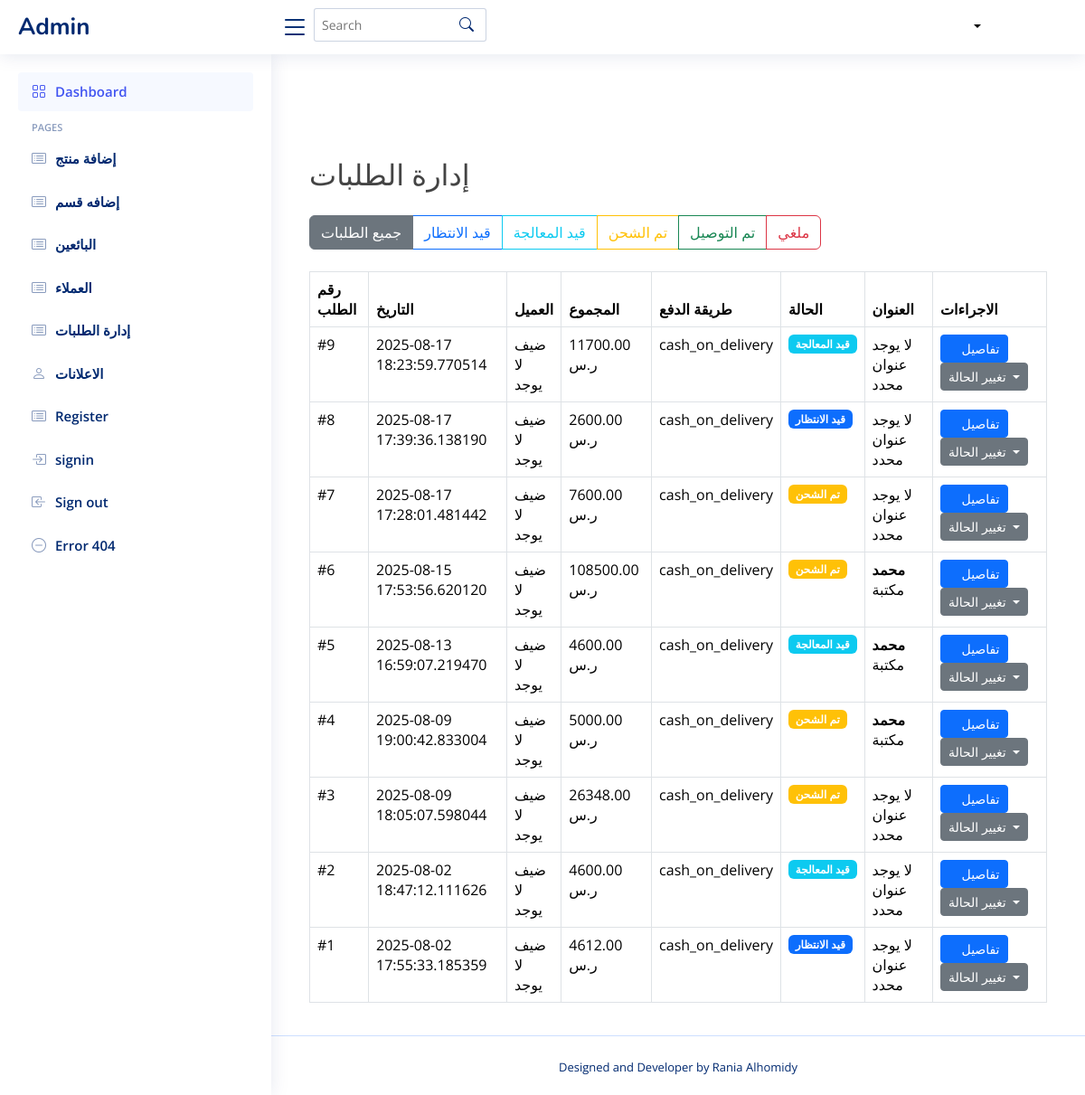
Before: /admin/orders with the older database file.
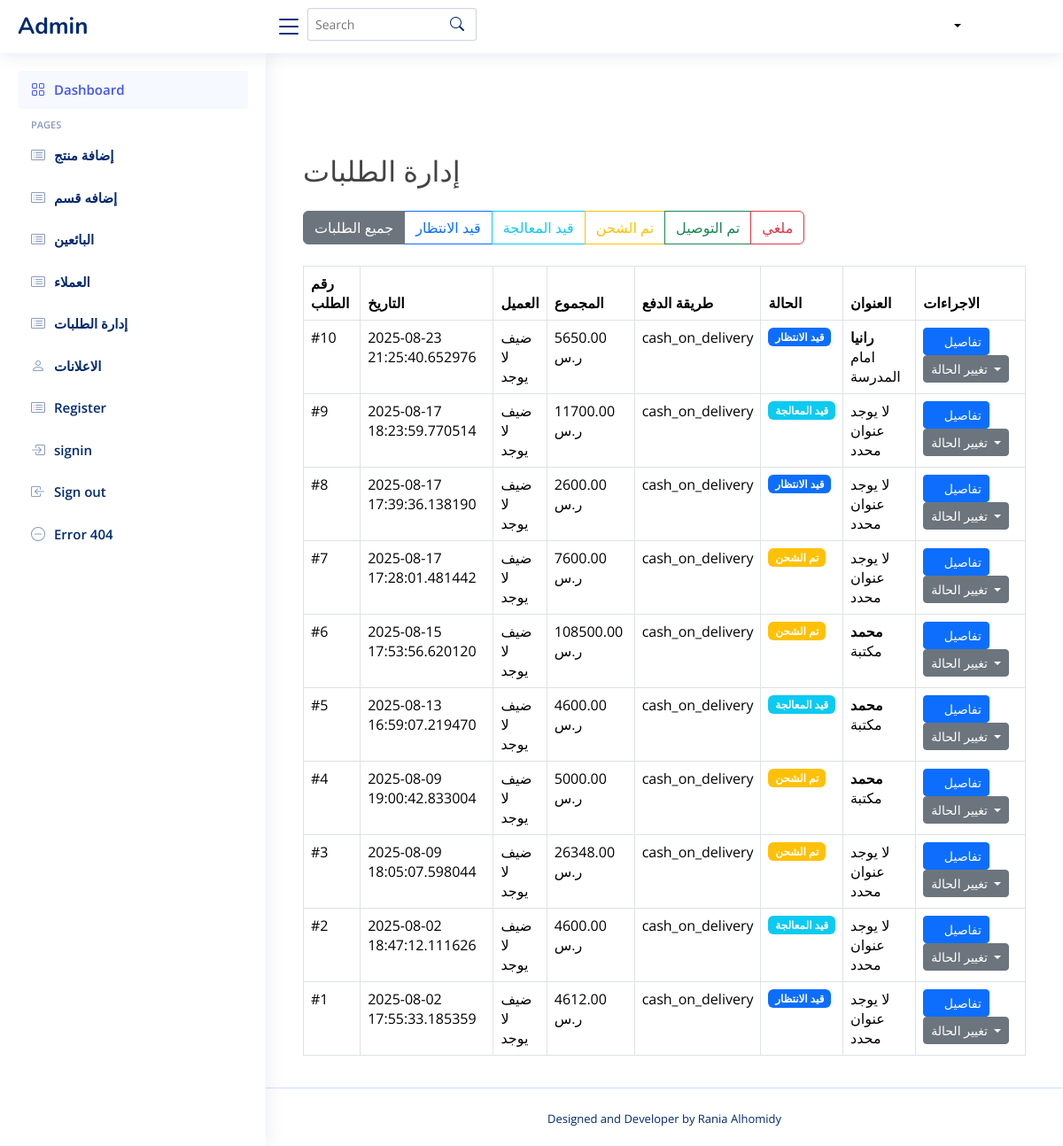
After: the same page with the newer database file.
### tables this page shows
CREATE TABLE orders (
    id INTEGER PRIMARY KEY AUTOINCREMENT,
    user_id INTEGER NOT NULL,
    total_price REAL NOT NULL,
    status TEXT CHECK(status IN ('قيد الانتظار', 'قيد المعالجة', 'تم الشحن', 'تم التوصيل', 'ملغي')) DEFAULT 'قيد الانتظار',
    created_at TIMESTAMP DEFAULT CURRENT_TIMESTAMP,
    updated_at TIMESTAMP DEFAULT CURRENT_TIMESTAMP,
    delivery_address_id INTEGER,
    payment_method TEXT,
    FOREIGN KEY (delivery_address_id) REFERENCES cust_addresses(id) ON DELETE SET NULL
);

CREATE TABLE cust_addresses (
    id INTEGER PRIMARY KEY AUTOINCREMENT,
    user_id INTEGER NOT NULL,
    address_type TEXT,                -- نوع العنوان (مثل: 'المنزل', 'العمل', 'أخرى')
    recipient_name TEXT,              -- اسم المستلم لهذا العنوان
    recipient_phone TEXT NOT NULL,    -- رقم هاتف المستلم (مطلوب)
    city TEXT NOT NULL,               -- المدينة (مطلوب)
    region TEXT,                      -- المنطقة أو الحي
    full_address_description TEXT NOT NULL, -- الوصف التفصيلي للعنوان (مطلوب)
    latitude REAL,                    -- إحداثيات خط العرض (اختياري، للخرائط)
    longitude REAL,                   -- إحداثيات خط الطول (اختياري، للخرائط)
    is_default INTEGER DEFAULT 0,     -- 1 إذا كان العنوان افتراضيًا، 0 خلاف ذلك
    created_at TIMESTAMP DEFAULT CURRENT_TIMESTAMP, -- وقت إنشاء السجل
    updated_at TIMESTAMP DEFAULT CURRENT_TIMESTAMP, -- وقت آخر تحديث للسجل

    FOREIGN KEY (user_id) REFERENCES users(id) ON DELETE CASCADE
    -- هذا السطر يفترض وجود جدول 'users' وأن عمود المعرف فيه اسمه 'id'.
    -- ON DELETE CASCADE يعني إذا تم حذف المستخدم، تُحذف جميع عناوينه تلقائياً.
);

### order_routes.py (the view)
@order_bp.route('/admin/orders')
def admin_orders():
    status_filter = request.args.get('status', 'all')
    conn = get_db_connection()
    orders = []
    try:
        query = '''
            SELECT
                o.id AS order_id,
                o.total_price,
                o.status,
                o.created_at,
                o.payment_method,
                u.name AS username,  -- جلب اسم المستخدم
                u.num AS phone_number,  -- جلب رقم الهاتف
                ca.recipient_name AS recipient_name,
                ca.full_address_description AS full_address_description
            FROM orders o
            LEFT JOIN users u ON o.user_id = u.id
            LEFT JOIN cust_addresses ca ON o.delivery_address_id = ca.id
        '''
        params = []
        if status_filter != 'all':
            query += " WHERE o.status = ?"
            params.append(status_filter)
        query += " ORDER BY o.created_at DESC"
        orders = conn.execute(query, tuple(params)).fetchall()
    except sqlite3.Error as e:
        print(f"Database error in admin_orders: {e}")
        flash("حدث خطأ في قاعدة البيانات أثناء جلب الطلبات.", "danger")
    finally:
        conn.close()
    return render_template('admin/admin_orders.html', orders=orders, current_status=status_filter)

### templates/admin/admin_orders.html (shortened to what this page needs)
{% include 'admin/header.html' %}
<main id="main" class="main">
    <div class="container mt-4">
        <h2 class="mb-4">إدارة الطلبات</h2>
        <div class="mb-4">
            <div class="btn-group" role="group">
                <a href="{{ url_for('order.admin_orders', status='all') }}"
                    class="btn btn-outline-secondary {% if current_status == 'all' %}active{% endif %}">
                    جميع الطلبات
                </a>
                <a href="{{ url_for('order.admin_orders', status='قيد الانتظار') }}"
                    class="btn btn-outline-primary {% if current_status == 'قيد الانتظار' %}active{% endif %}">
                    قيد الانتظار
                </a>
                <a href="{{ url_for('order.admin_orders', status='قيد المعالجة') }}"
                    class="btn btn-outline-info {% if current_status == 'قيد المعالجة' %}active{% endif %}">
                    قيد المعالجة
                </a>
                <a href="{{ url_for('order.admin_orders', status='تم الشحن') }}"
                    class="btn btn-outline-warning {% if current_status == 'تم الشحن' %}active{% endif %}">
                    تم الشحن
                </a>
                <a href="{{ url_for('order.admin_orders', status='تم التوصيل') }}"
                    class="btn btn-outline-success {% if current_status == 'تم التوصيل' %}active{% endif %}">
                    تم التوصيل
                </a>
                <a href="{{ url_for('order.admin_orders', status='ملغي') }}"
                    class="btn btn-outline-danger {% if current_status == 'ملغي' %}active{% endif %}">
                    ملغي
                </a>
            </div>
        </div>
        <div class="table-responsive">
            <table class="table table-bordered table-hover">
                <thead class="thead-dark">
                    <tr>
                        <th>رقم الطلب</th>
                        <th>التاريخ</th>
                        <th>العميل</th>
                        <th>المجموع</th>
                        <th>طريقة الدفع</th>
                        <th>الحالة</th>
                        <th>العنوان</th>
                        <th>الاجراءات</th>
                    </tr>
                </thead>
                <tbody>
                    {% for order in orders %}
                    <tr>
                        <td>#{{ order.order_id }}</td>
                        <td>{{ order.created_at }}</td>
                        <td>
                            {% if order.username %}{{ order.username }}{% else %}ضيف{% endif %}<br>
                            {% if order.phone_number %}{{ order.phone_number }}{% else %}لا يوجد{% endif %}
                        </td>
                        <td>{{ "%.2f"|format(order.total_price) }} ر.س</td>
                        <td>{{ order.payment_method }}</td>
                        <td>
                            <span class="badge
                                {% if order.status == 'تم التوصيل' %}bg-success
                                {% elif order.status == 'ملغي' %}bg-danger
                                {% elif order.status == 'تم الشحن' %}bg-warning
                                {% elif order.status == 'قيد المعالجة' %}bg-info
                                {% else %}bg-primary{% endif %}">
                                {{ order.status }}
                            </span>
                        </td>
                        <td>
                            {% if order.recipient_name %}
                                <strong>{{ order.recipient_name }}</strong><br>
                                {{ order.full_address_description }}
                            {% else %}
                                لا يوجد عنوان محدد
                            {% endif %}
                        </td>
                        <td>
                            <a href="{{ url_for('order.admin_order_details', order_id=order.order_id) }}"
                                class="btn btn-sm btn-primary">
                                <i class="fas fa-eye"></i> تفاصيل
                            </a>
                            <div class="dropdown d-inline-block">
                                <button class="btn btn-sm btn-secondary dropdown-toggle" type="button"
                                    data-bs-toggle="dropdown">
                                    تغيير الحالة
                                </button>
                            </div>
                        </td>
                    </tr>
                    {% endfor %}
                </tbody>
            </table>
        </div>
    </div>
</main>
{% include 'admin/footer.html' %}

### templates/admin/header.html (shortened to what this page needs)
<!DOCTYPE html>
<html lang="en">
<head>
<!DOCTYPE html>
<html lang="en">
<head>
  <link href="https://cdn.jsdelivr.net/npm/bootstrap@5.3.0/dist/css/bootstrap.min.css" rel="stylesheet">
  <link href="{{ url_for('static', filename='vendor/bootstrap/css/bootstrap.min.css') }}" rel="stylesheet">
  <link href="{{ url_for('static', filename='vendor/bootstrap-icons/bootstrap-icons.css') }}" rel="stylesheet">
  <link href="{{ url_for('static', filename='vendor/boxicons/css/boxicons.min.css') }}" rel="stylesheet">
  <link href="{{ url_for('static', filename='vendor/quill/quill.snow.css') }}" rel="stylesheet">
  <link href="{{ url_for('static', filename='vendor/quill/quill.bubble.css') }}" rel="stylesheet">
  <link href="{{ url_for('static', filename='vendor/remixicon/remixicon.css') }}" rel="stylesheet">
  <link href="{{ url_for('static', filename='vendor/simple-datatables/style.css') }}" rel="stylesheet">
  <link rel="stylesheet" href="{{ url_for('static', filename='css/fontawesome.min.css') }}">
  <link rel="stylesheet" href="{{ url_for('static', filename='css/fontawesome.css') }}">
  <link rel="stylesheet" href="{{ url_for('static', filename='css/all.min.css') }}">
  <link rel="stylesheet" href="{{ url_for('static', filename='style/css/font-awesome.min.css') }}">
  <link href="{{ url_for('static', filename='css/index.css') }}" rel="stylesheet">
</head>
<body>
  <header id="header" class="header fixed-top d-flex align-items-center">
    <div class="d-flex align-items-center justify-content-between">
      <a href="{{ url_for('admin.home') }}" class="logo d-flex align-items-center">
        <span class="d-none d-lg-block">Admin</span>
      </a>
      <i class="bi bi-list toggle-sidebar-btn"></i>
    </div>
    <div class="search-bar">
      <form class="search-form d-flex align-items-center" method="POST" action="#">
        <input type="text" name="query" placeholder="Search" title="Enter search keyword">
        <button type="submit" title="Search"><i class="bi bi-search"></i></button>
      </form>
    </div>
      <nav class="navbar">
    <div class=" pro-info nav-item dropdown drop  p-0 d-flex ">
      <a class="info nav-link dropdown-toggle" href="#" role="button" data-bs-toggle="dropdown" aria-expanded="false">
      </a>
    </div>
    </nav>
  </header>
  <aside id="sidebar" class="sidebar">
    <ul class="sidebar-nav" id="sidebar-nav">
      <li class="nav-item">
        <a class="nav-link " href="{{url_for('admin.home')}}">
          <i class="bi bi-grid"></i>
          <span>Dashboard</span>
        </a>
      </li>
      <li class="nav-heading">Pages</li>
      <li class="nav-item">
        <a class="nav-link collapsed" href="{{ url_for('admin.show_product')}}">
          <i class="bi bi-card-list"></i>
          <span>إضافة منتج</span>
        </a>
        </li>
        <li class="nav-item">
  <a class="nav-link collapsed" href="{{ url_for('admin.categories')}}">
    <i class="bi bi-card-list"></i>
    <span>إضافه قسم</span>
  </a>
</li>
        <li class="nav-item">
        <a class="nav-link collapsed" href="{{url_for('admin.show_seller')}}">
          <i class="bi bi-card-list"></i>
          <span>البائعين</span>
        </a>
        </li>
      <li class="nav-item">
        <a class="nav-link collapsed" href="{{url_for('admin.users')}}">
          <i class="bi bi-card-list"></i>
          <span>العملاء</span>
        </a>
      </li>
      <li class="nav-item">
        <a class="nav-link collapsed" href="{{ url_for('order.admin_orders') }}">
          <i class="bi bi-card-list"></i>
          <span>إدارة الطلبات</span>
        </a>
      </li>
      <li class="nav-item">
        <a class="nav-link collapsed" href="{{url_for('ads.ads_management')}}">
          <i class="bi bi-person"></i>
          <span>الاعلانات</span>
        </a>
      </li>
      <li class="nav-item">
        <a class="nav-link collapsed" href="signup.html">
          <i class="bi bi-card-list"></i>
          <span>Register</span>
        </a>
      </li>
      <li class="nav-item">
        <a class="nav-link collapsed" href="signin.html">
          <i class="bi bi-box-arrow-in-right"></i>
          <span>signin</span>
        </a>
      </li>
      <li class="nav-item">
        <a class="nav-link collapsed" href="logout.html">
          <i class="bi bi-box-arrow-in-left"></i>
          <span>Sign out</span>
        </a>
      </li>
      <li class="nav-item">
        <a class="nav-link collapsed" href="pages-error-404.html">
          <i class="bi bi-dash-circle"></i>
          <span>Error 404</span>
        </a>
      </li>
    </ul>
  </aside>

### templates/admin/footer.html (shortened to what this page needs)
  <footer id="footer" class="footer">
    <div class="credits">
      Designed and Developer by
        Rania Alhomidy
    </div>
  </footer>
</body>
</html>

Changed rows visible on the page:
added orders: order_id "10", created_at "2025-08-23 21:25:40.652976", total_price "5650.00", payment_method "cash_on_delivery", status "قيد الانتظار", recipient_name "رانيا", full_address_description "امام المدرسة"
